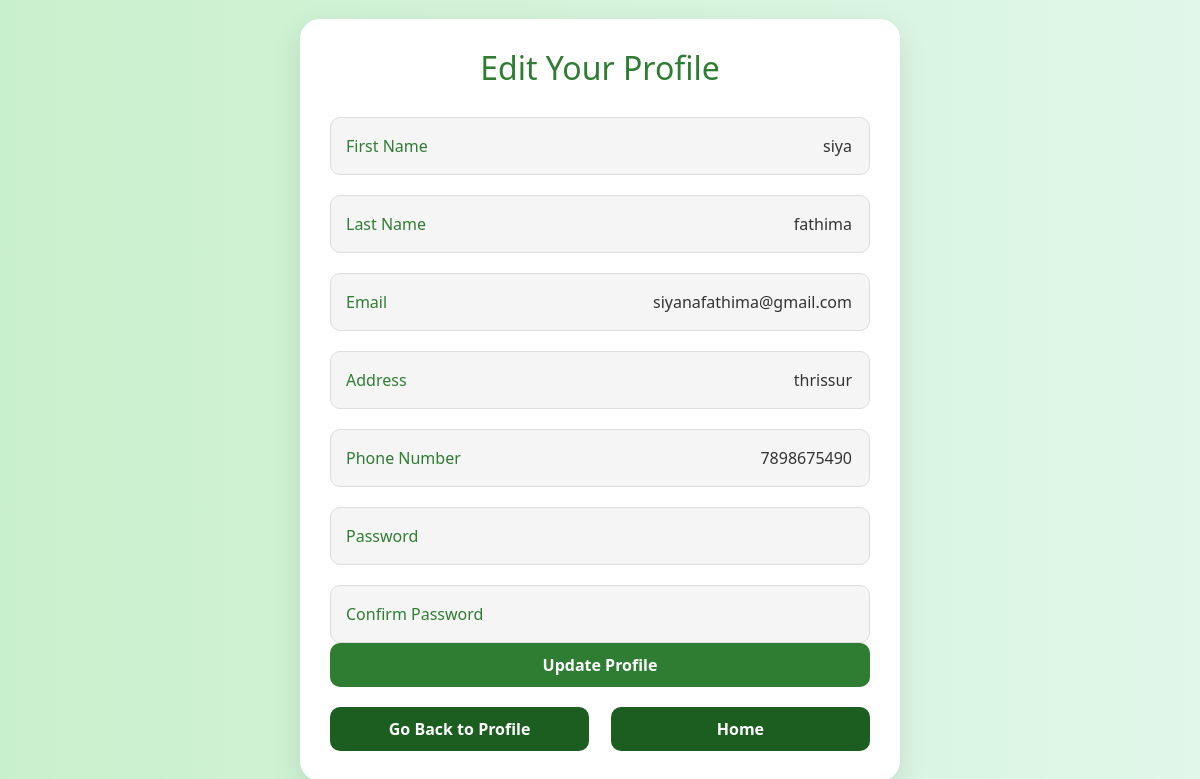
/update_pro/ (signed in), run on the app's committed database.
### garden_app/models.py (models this page shows, shortened)
class prof_reg(models.Model):
    STATUS=(
        ('applied','Applied'),
        ('approved','Approved'),
        ('rejected','Rejected'),
    )
    fname=models.CharField(max_length=100)
    lname=models.CharField(max_length=100)
    em=models.EmailField(unique=True,max_length=100)
    phno = models.CharField(max_length=10)
    passw = models.CharField(max_length=100)
    confirm_pass=models.CharField(max_length=100)
    add=models.CharField(max_length=100)
    status=models.CharField(max_length=20,choices=STATUS,default='applied')

### garden_app/views.py (the view)
# urls.py: path('update_pro/',views.update_pro,name="update_pro"),
def update_pro(request):
    em=request.session['email']
    if not em:
        return redirect('proflogin')
    pr =prof_reg.objects.get(em=em)
    if pr:
        prof_info = {
            'fname':pr.fname,
            'lname':pr.lname,
            'add':pr.add,
            'phno':pr.phno,
            'em':pr.em,
            'passw':pr.passw,
            'confirm_pass':pr.confirm_pass,
        }
        return render(request,'update_pro.html',prof_info)
    else:
        return render(request,'update_pro.html')

### garden_app/templates/update_pro.html (shortened to what this page needs)
<!DOCTYPE html>
<html lang="en">
<head>
    <link href="https://cdn.jsdelivr.net/npm/bootstrap@5.3.0/dist/css/bootstrap.min.css" rel="stylesheet">
</head>
<body>
    <div class="container d-flex justify-content-center align-items-center min-vh-100">
        <div class="profile-container">
            <h2>Edit Your Profile</h2>
        <form action="/prfupdate/" method="post">
            <div class="profile-info">
                <div class="info-item">
                    <span class="info-text">First Name</span>
                    <input type="text" name="first_name" value="{{fname}}">
                </div>
                <div class="info-item">
                    <span class="info-text">Last Name</span>
                    <input type="text" name="last_name" value="{{lname}}">
                </div>
                <div class="info-item">
                    <span class="info-text">Email</span>
                    <input type="email" name="email" value="{{em}}" readonly>
                </div>
                <div class="info-item">
                    <span class="info-text">Address</span>
                    <input type="text" name="address" value="{{add}}">
                </div>
                <div class="info-item">
                    <span class="info-text">Phone Number</span>
                    <input type="tel" name="phone" value="{{phno}}">
                </div>
                <div class="info-item">
                    <span class="info-text">Password</span>
                    <input type="password" name="password">
                </div>
                <div class="info-item">
                    <span class="info-text">Confirm Password</span>
                    <input type="password" name="confirm_password">
                </div>
            </div>
            <button type="submit" class="btn-submit">Update Profile</button>
            <div class="d-flex justify-content-between">
                <a href="/profProfile/" class="btn-profile">Go Back to Profile</a>
                <a href="/profhome/" class="btn-home">Home</a>
            </div>
        </form>
    </div>
</div>
</body>
</html>

### garden_app/templates/update_pro.html (style rules this page uses)
body { background: linear-gradient(to right, #c9f0cc, #e0f7e9); height: 100vh; display: flex; justify-content: center; align-items: center; }
.profile-container { width: 100%; max-width: 600px; background: #fff; padding: 30px; border-radius: 20px; box-shadow: 0px 10px 30px rgba(0, 0, 0, 0.1); }
.profile-container h2 { color: #2E7D32; text-align: center; margin-bottom: 30px; }
.profile-info { display: flex; flex-direction: column; gap: 20px; }
.profile-info .info-item { display: flex; justify-content: space-between; align-items: center; background: #f5f5f5; padding: 15px; border-radius: 10px; border: 1px solid #ddd; }
.info-item .info-text { font-size: 16px; color: #2E7D32; }
.info-item input { border: none; outline: none; background: transparent; width: 70%; font-size: 16px; color: #333; text-align: right; }
.btn-submit { background: #2E7D32; color: #fff; padding: 10px 20px; border-radius: 10px; font-weight: 600; width: 100%; border: none; transition: background 0.3s; }
.btn-profile, .btn-home { margin-top: 20px; width: 48%; }
.btn-profile, .btn-home { background: #1B5E20; color: #fff; border: none; padding: 10px; border-radius: 10px; text-align: center; display: inline-block; text-decoration: none; font-weight: bold; }

### data on the page
prof_reg: first_name "siya", last_name "fathima", email "siyanafathima@gmail.com", address "thrissur", phone "7898675490"
